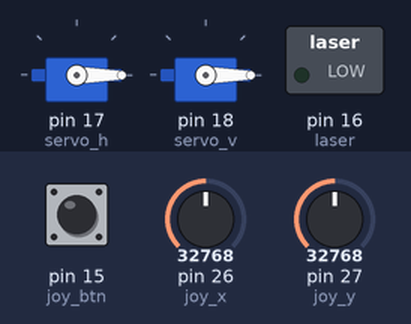
The program below on a simulated MicroPython board. On the bench: 2 × servo, switched loads named in the program (green lamp = pin HIGH). The inputs (shaded band) are chosen by the test bench; at power-on: pin 26 (joy_x) = 32768, pin 15 (joy_btn) HIGH, pin 27 (joy_y) = 32768 (analog values on the 0–65535 scale). Servo angles are drawn from the pulse width (0.5 ms = 0°, 2.5 ms = 180°).

Above: at 1.2 s.
1.3 s: pin 26 (joy_x) set to 65535
At 4.21 s:
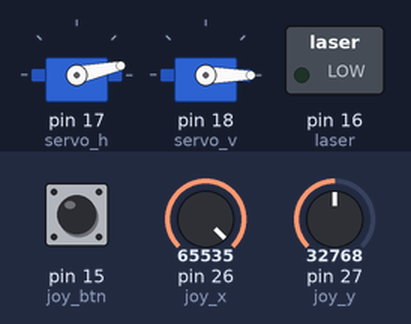
4.3 s: pin 15 (joy_btn) pulled LOW for 0.15 s
At 7.1 s:
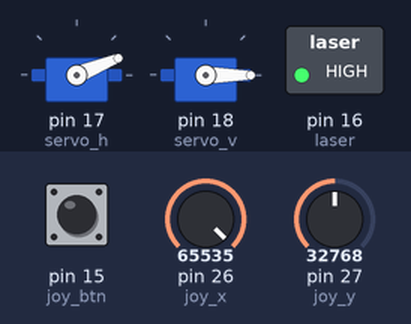
7.3 s: pin 15 (joy_btn) pulled LOW for 1 s
At 8.5 s:
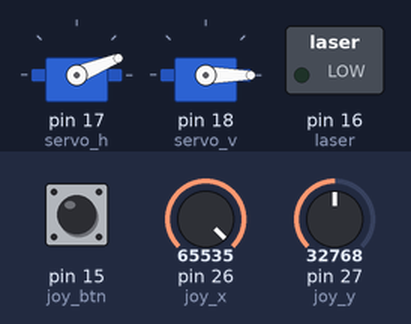
9.8 s: pin 27 (joy_y) set to 19660
At 11.3 s:
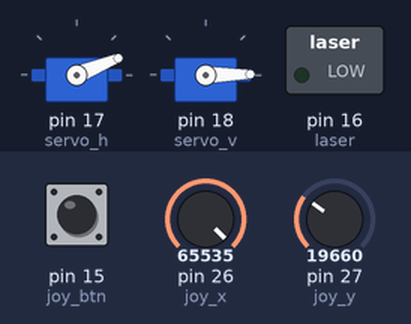
12.8 s: pin 27 (joy_y) set to 0
15.8 s: pin 26 (joy_x) set to 7864
At 21.37 s:
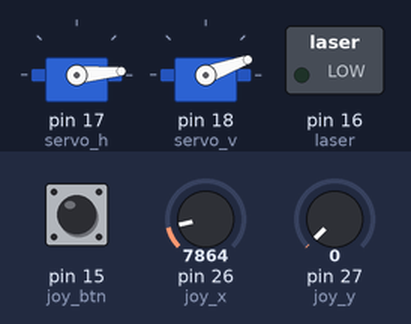
Timing chart, 0 to 22.7 s (numbered marks = the images above; inputs shaded):
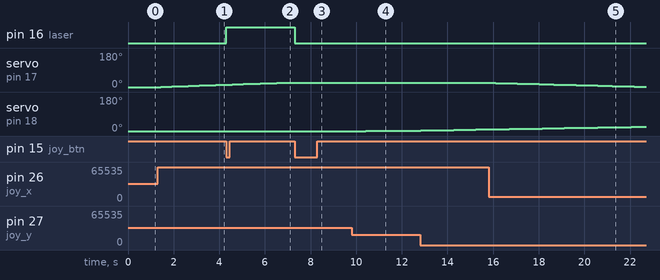

The program:

main.py
```python
from machine import Pin, PWM, ADC
import time

# Pin setup
laser = Pin(16, Pin.OUT)
laser.value(0)

# Servo setup
servo_h = PWM(Pin(17), freq=50)
servo_v = PWM(Pin(18), freq=50)

def set_servo(pwm, angle):
    duty = int(1638 + (angle / 180) * 819)  # 0.5ms–2.5ms pulse -> 1638–8192 (duty_u16)
    pwm.duty_u16(duty)

# Joystick setup
joy_x = ADC(0)
joy_y = ADC(1)
joy_btn = Pin(15, Pin.IN, Pin.PULL_UP)

SENSE_X = 1.0
SENSE_Y = 0.5
THRESH = 0.1

angle_x = 0.0
angle_y = 0.0
lazer_state = False

def read_axis(adc):
    val = adc.read_u16()
    norm = (val - 32768) / 32768  # range: ~[-1, 1]
    return norm if abs(norm) > THRESH else 0

prev_btn_state = 1
while True:
    btn = joy_btn.value()
    # fix
    if btn == 0 and prev_btn_state == 1:
        lazer_state = not lazer_state
        laser.value(int(lazer_state))
    prev_btn_state = btn

    delta_x = read_axis(joy_x)
    delta_y = read_axis(joy_y)

    angle_x += delta_x * SENSE_X
    angle_x = min(max(angle_x, 0), 180)

    angle_y -= delta_y * SENSE_Y
    angle_y = min(max(angle_y, 0), 180)

    set_servo(servo_h, angle_x)
    set_servo(servo_v, angle_y)

    time.sleep_ms(30)
```

Measured:
- after the input at 1.3 s, servo on pin 17 (servo_h): moves from 0° to 12° over 2.7 s, starting after 0.12 s
- after the input at 4.3 s, pin 16 (laser): LOW → HIGH at once
- after the input at 7.3 s, pin 16 (laser): HIGH → LOW at once
- after the input at 9.8 s, servo on pin 18 (servo_v): 0° → 1° after 0.62 s, → 2° 1.2 s later
- after the input at 15.8 s, servo on pin 17 (servo_h): moves from 22° to 1° over 6.4 s, starting after 0.32 s
